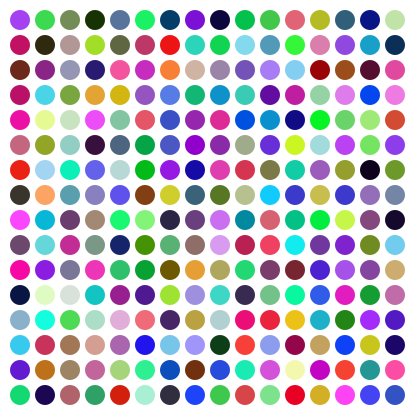
Frame 1 (no input)
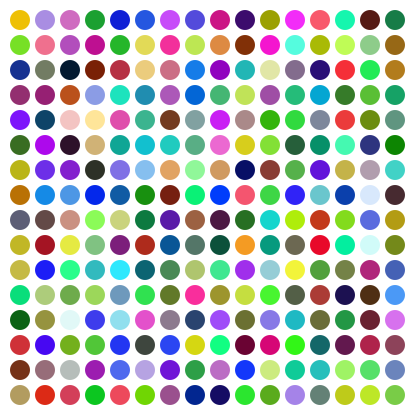
Frame 60 (the mouse pressed at the canvas centre just before this capture)
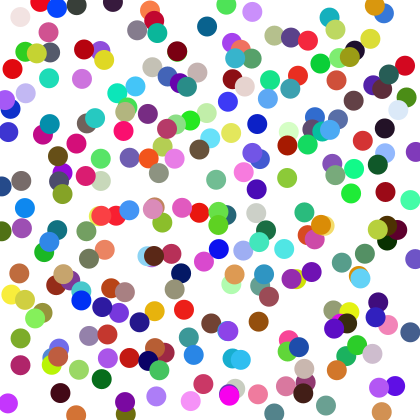
Frame 120 (the mouse held since frame 60 and released just before this capture)

The Processing sketch that drew these frames (run headless with seeded random() and noise(); from frame 60 on, the mouse is pressed at the canvas centre):

// Processing sketch: processing_57096
// ── processing_57096.pde

void setup() {
  size(420,420);
  smooth();
}

void draw() {
  background(255);
  noStroke();
  for(int y = 20; y < height; y += 25) {
    for(int x = 20; x < width; x += 25) {
      float mx = mouseX / 10; 
      float offsetA = random(-mx, mx); 
      float offsetB = random(-mx, mx);
      fill(random(255), random(255), random(255));
      ellipse(x+offsetA,y-offsetB,20,20);
    }
  }
}
